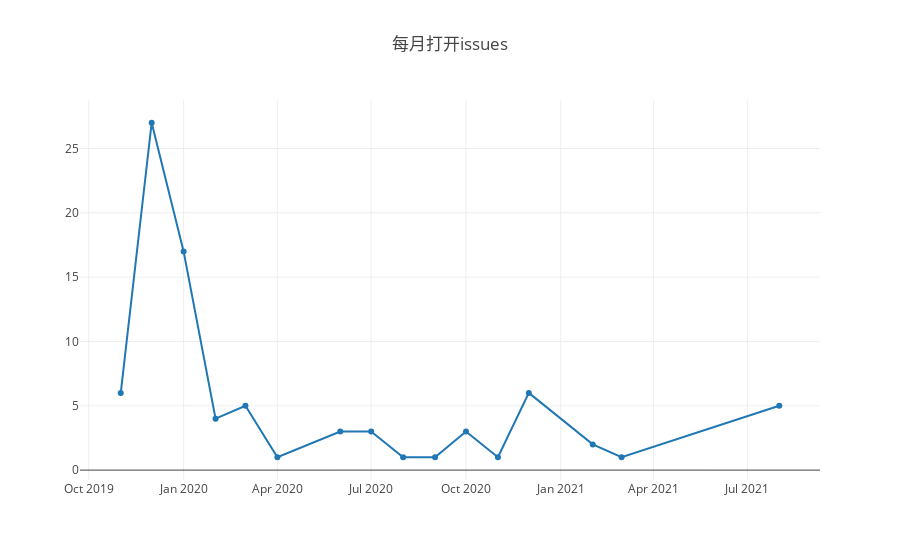

The notebook cell saved with this chart:
### Code cell
all.sort((a,b)=>{
    return 12*a.year+a.month-12*b.year-b.month
})
openDigger.render.plotly([{
        x: all.map(d => d.year.toString()+'-'+d.month.toString()),
        y: all.map(d => d.count),
        name: '打开issues',mode: 'scatter'
    }], {title: `每月打开issues`, xasix: { type: 'category' } })

### Figure 1 — Plotly figure (JSON) as saved in the notebook; plotly's stock layout.template omitted (floating-point values rounded to 4 significant figures)
{"data": [{"mode": "scatter", "name": "打开issues", "x": ["2019-11", "2019-12", "2020-1", "2020-2", "2020-3", "2020-4", "2020-6", "2020-7", "2020-8", "2020-9", "2020-10", "2020-11", "2020-12", "2021-2", "2021-3", "2021-8"], "y": ["6", "27", "17", "4", "5", "1", "3", "3", "1", "1", "3", "1", "6", "2", "1", "5"]}], "layout": {"autosize": true, "title": {"text": "每月打开issues"}, "xasix": {"type": "category"}, "xaxis": {"autorange": true, "range": ["2019-09-23 15:46:28.2127", "2021-09-08 08:13:31.7873"], "type": "date"}, "yaxis": {"autorange": true, "range": [-1.146, 29.15], "type": "linear"}}}
